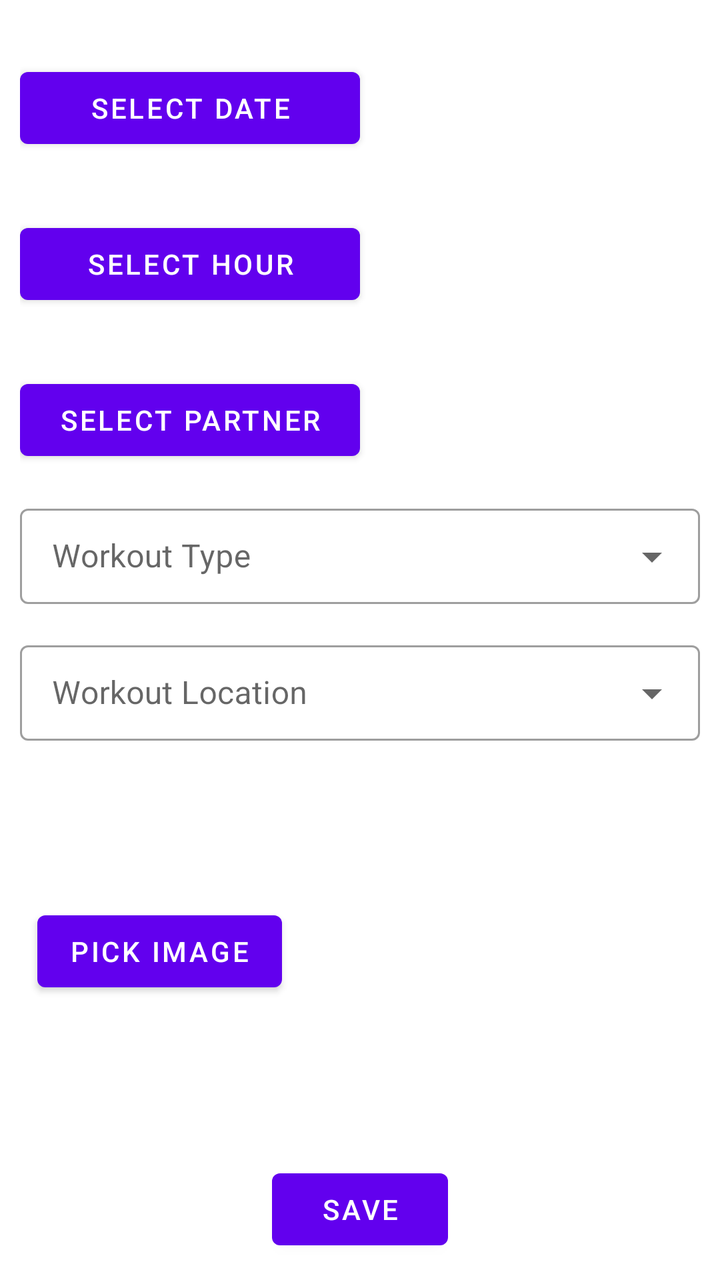
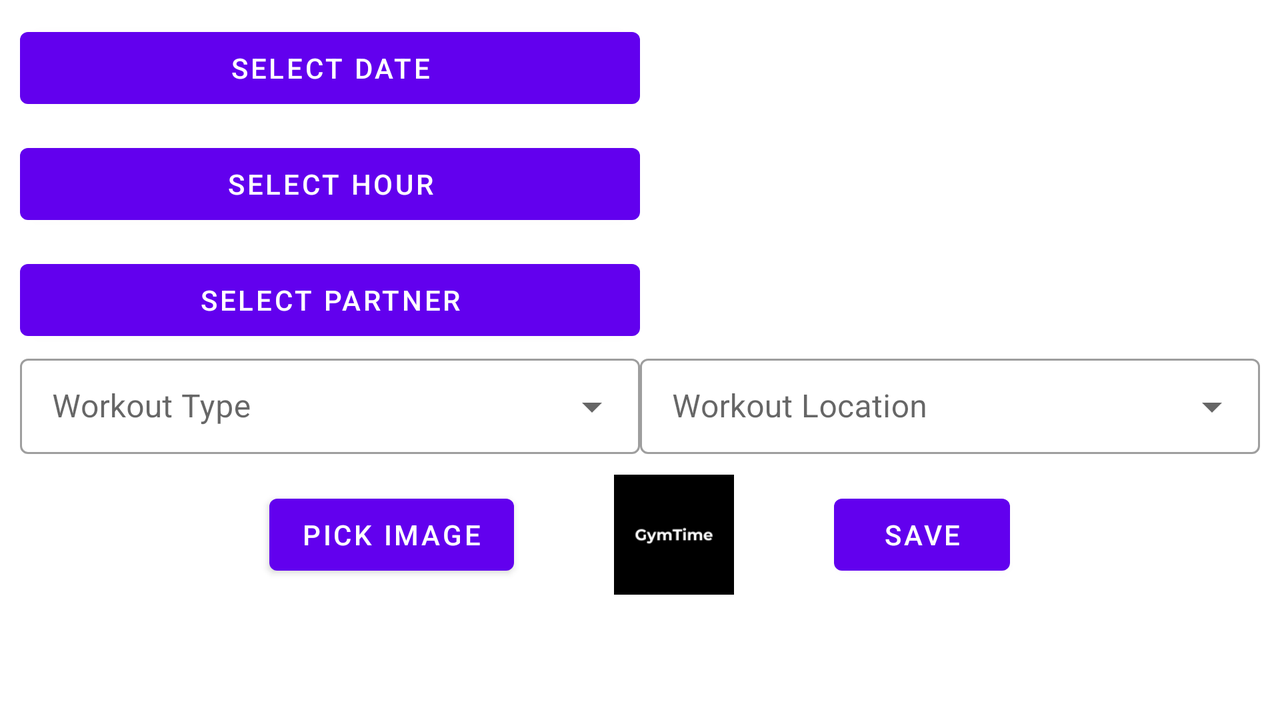

Compare how this app lays out the same screen by default and in its alternative resource folder. The renders come first, then the two layout files and the values they reference.
<!-- AndroidManifest.xml: application theme Theme.GymTime -->
<!-- res/layout/edit_item_layout.xml -->
<?xml version="1.0" encoding="utf-8"?>
<LinearLayout xmlns:android="http://schemas.android.com/apk/res/android"
    android:layout_width="match_parent"
    android:layout_height="match_parent"
    xmlns:tools="http://schemas.android.com/tools"
    tools:context=".ui.single_item.EditItemFragment"
    android:layout_marginHorizontal="10dp"
    android:orientation="vertical">

    <LinearLayout
        android:layout_width="match_parent"
        android:layout_height="wrap_content"
        android:layout_marginTop="30dp"
        android:orientation="horizontal">

        <Button
            android:id="@+id/date_button"
            android:layout_width="match_parent"
            android:layout_height="wrap_content"
            android:layout_weight="1"
            android:text="Select Date"/>

        <TextView
            android:id="@+id/date_textview"
            android:layout_width="match_parent"
            android:layout_height="match_parent"
            android:text=""
            android:textAlignment="center"
            android:textStyle="bold"
            android:layout_weight="1"
            android:gravity="center"
            android:textAppearance="?android:attr/textAppearanceMedium" />

    </LinearLayout>

    <LinearLayout
        android:layout_width="match_parent"
        android:layout_height="wrap_content"
        android:layout_marginTop="30dp"
        android:orientation="horizontal">

        <Button
            android:id="@+id/hour_button"
            android:layout_width="match_parent"
            android:layout_height="wrap_content"
            android:layout_weight="1"
            android:text="Select Hour"/>

        <TextView
            android:id="@+id/hour_textview"
            android:layout_width="match_parent"
            android:layout_height="match_parent"
            android:text=""
            android:textAlignment="center"
            android:textStyle="bold"
            android:layout_weight="1"
            android:gravity="center"
            android:textAppearance="?android:attr/textAppearanceMedium" />

    </LinearLayout>

    <LinearLayout
        android:layout_width="match_parent"
        android:layout_height="wrap_content"
        android:layout_marginTop="30dp"
        android:orientation="horizontal">

        <Button
            android:id="@+id/contact_button"
            android:layout_width="match_parent"
            android:layout_height="wrap_content"
            android:layout_weight="1"
            android:text="Select Partner"/>

        <TextView
            android:id="@+id/contact_textview"
            android:layout_width="match_parent"
            android:layout_height="match_parent"
            android:text=""
            android:textAlignment="center"
            android:textStyle="bold"
            android:layout_weight="1"
            android:gravity="center"
            android:textAppearance="?android:attr/textAppearanceMedium" />

    </LinearLayout>

    <com.google.android.material.textfield.TextInputLayout
        android:layout_width="match_parent"
        android:layout_height="wrap_content"
        android:layout_marginTop="15dp"
        android:hint="Workout Type"
        style="@style/Widget.MaterialComponents.TextInputLayout.OutlinedBox.Dense.ExposedDropdownMenu">

        <AutoCompleteTextView
            android:layout_width="match_parent"
            android:layout_height="wrap_content"
            android:id="@+id/workout_type"
            android:inputType="none">

        </AutoCompleteTextView>


    </com.google.android.material.textfield.TextInputLayout>

    <com.google.android.material.textfield.TextInputLayout
        android:layout_width="match_parent"
        android:layout_height="wrap_content"
        android:hint="Workout Location"
        android:layout_marginTop="15dp"
        style="@style/Widget.MaterialComponents.TextInputLayout.OutlinedBox.Dense.ExposedDropdownMenu">

        <AutoCompleteTextView
            android:layout_width="match_parent"
            android:layout_height="wrap_content"
            android:id="@+id/workout_location"
            android:inputType="none">

        </AutoCompleteTextView>


    </com.google.android.material.textfield.TextInputLayout>

    <LinearLayout
        android:layout_width="match_parent"
        android:layout_height="wrap_content"
        android:orientation="horizontal"
        android:layout_marginTop="30dp"
        android:gravity="center">

        <Button
            android:layout_width="wrap_content"
            android:layout_height="wrap_content"
            android:layout_gravity="center"
            android:layout_marginEnd="50dp"
            android:text="Pick image"
            android:id="@+id/image_btn">
        </Button>

        <ImageView
            android:layout_width="150dp"
            android:layout_height="150dp"
            android:layout_gravity="center"

            android:src="@drawable/ic_launcher_background"
            android:id="@+id/res_img">
        </ImageView>


    </LinearLayout>


    <Button
        android:layout_width="wrap_content"
        android:layout_height="wrap_content"
        android:layout_gravity="center"
        android:layout_marginTop="30dp"
        android:text="Save"
        android:id="@+id/save_btn">
    </Button>


</LinearLayout>
<!-- resources referenced by this layout -->
<resources>
  <style name="Theme.GymTime" parent="Base.Theme.GymTime" />
  <style name="Base.Theme.GymTime" parent="Theme.MaterialComponents.DayNight">
          
  
      </style>
</resources>
<!-- res/layout-land/edit_item_layout.xml (the repository's variant of the layout above) -->
<!-- drawn on the phone turned sideways -->
<?xml version="1.0" encoding="utf-8"?>
<LinearLayout xmlns:android="http://schemas.android.com/apk/res/android"
    android:layout_width="match_parent"
    android:layout_height="match_parent"
    xmlns:tools="http://schemas.android.com/tools"
    tools:context=".ui.single_item.EditItemFragment"
    android:layout_marginHorizontal="10dp"
    android:orientation="vertical">

    <LinearLayout
        android:layout_width="match_parent"
        android:layout_height="wrap_content"
        android:layout_marginTop="10dp"
        android:orientation="horizontal">

        <Button
            android:id="@+id/date_button"
            android:layout_width="match_parent"
            android:layout_height="wrap_content"
            android:layout_weight="1"
            android:text="@string/select_date"/>

        <TextView
            android:id="@+id/date_textview"
            android:layout_width="match_parent"
            android:layout_height="match_parent"
            android:text=""
            android:textAlignment="center"
            android:textStyle="bold"
            android:layout_weight="1"
            android:gravity="center"
            android:textAppearance="?android:attr/textAppearanceMedium" />

    </LinearLayout>

    <LinearLayout
        android:layout_width="match_parent"
        android:layout_height="wrap_content"
        android:layout_marginTop="10dp"
        android:orientation="horizontal">

        <Button
            android:id="@+id/hour_button"
            android:layout_width="match_parent"
            android:layout_height="wrap_content"
            android:layout_weight="1"
            android:text="@string/select_hour"/>

        <TextView
            android:id="@+id/hour_textview"
            android:layout_width="match_parent"
            android:layout_height="match_parent"
            android:text=""
            android:textAlignment="center"
            android:textStyle="bold"
            android:layout_weight="1"
            android:gravity="center"
            android:textAppearance="?android:attr/textAppearanceMedium" />

    </LinearLayout>

    <LinearLayout
        android:layout_width="match_parent"
        android:layout_height="wrap_content"
        android:layout_marginTop="10dp"
        android:orientation="horizontal">

        <Button
            android:id="@+id/contact_button"
            android:layout_width="match_parent"
            android:layout_height="wrap_content"
            android:layout_weight="1"
            android:text="@string/select_partner"/>

        <TextView
            android:id="@+id/contact_textview"
            android:layout_width="match_parent"
            android:layout_height="match_parent"
            android:text=""
            android:textAlignment="center"
            android:textStyle="bold"
            android:layout_weight="1"
            android:gravity="center"
            android:textAppearance="?android:attr/textAppearanceMedium" />

    </LinearLayout>

    <LinearLayout
        android:layout_width="match_parent"
        android:layout_height="wrap_content"
        android:orientation="horizontal">

        <com.google.android.material.textfield.TextInputLayout
            android:layout_width="match_parent"
            android:layout_height="wrap_content"
            android:layout_weight="1"
            android:hint="@string/workout_type"
            style="@style/Widget.MaterialComponents.TextInputLayout.OutlinedBox.Dense.ExposedDropdownMenu">

            <AutoCompleteTextView
                android:layout_width="match_parent"
                android:layout_height="wrap_content"
                android:id="@+id/workout_type"
                android:backgroundTint="@android:color/transparent"
                android:inputType="none">

            </AutoCompleteTextView>


        </com.google.android.material.textfield.TextInputLayout>

        <com.google.android.material.textfield.TextInputLayout
            android:layout_width="match_parent"
            android:layout_height="wrap_content"
            android:hint="@string/workout_location"
            android:layout_weight="1"
            style="@style/Widget.MaterialComponents.TextInputLayout.OutlinedBox.Dense.ExposedDropdownMenu">

            <AutoCompleteTextView
                android:layout_width="match_parent"
                android:layout_height="wrap_content"
                android:id="@+id/workout_location"
                android:backgroundTint="@android:color/transparent"
                android:inputType="none">

            </AutoCompleteTextView>


        </com.google.android.material.textfield.TextInputLayout>

    </LinearLayout>



    <LinearLayout
        android:layout_width="match_parent"
        android:layout_height="wrap_content"
        android:orientation="horizontal"
        android:layout_marginTop="10dp"
        android:gravity="center">

        <Button
            android:layout_width="wrap_content"
            android:layout_height="wrap_content"
            android:layout_gravity="center"
            android:layout_marginEnd="50dp"
            android:text="@string/pick_image"
            android:id="@+id/image_btn">
        </Button>

        <ImageView
            android:layout_width="60dp"
            android:layout_height="60dp"
            android:layout_gravity="center"
            android:src="@drawable/gym_time"
            android:id="@+id/res_img">
        </ImageView>

        <Button
            android:layout_width="wrap_content"
            android:layout_height="wrap_content"
            android:layout_gravity="center"
            android:layout_marginStart="50dp"
            android:text="@string/save"
            android:id="@+id/save_btn">
        </Button>


    </LinearLayout>


</LinearLayout>
<!-- resources referenced by the variant -->
<!-- as the phone turned sideways resolves them -->
<resources>
  <!-- drawable gym_time: png bitmap (drawable, 3840 bytes) -->
  <string name="pick_image">Pick image</string>
  <string name="save">Save</string>
  <string name="select_date">Select Date</string>
  <string name="select_hour">Select Hour</string>
  <string name="select_partner">Select Partner</string>
  <string name="workout_location">Workout Location</string>
  <string name="workout_type">Workout Type</string>
  <style name="Theme.GymTime" parent="Base.Theme.GymTime" />
  <style name="Base.Theme.GymTime" parent="Theme.MaterialComponents.DayNight">
          
  
      </style>
</resources>
